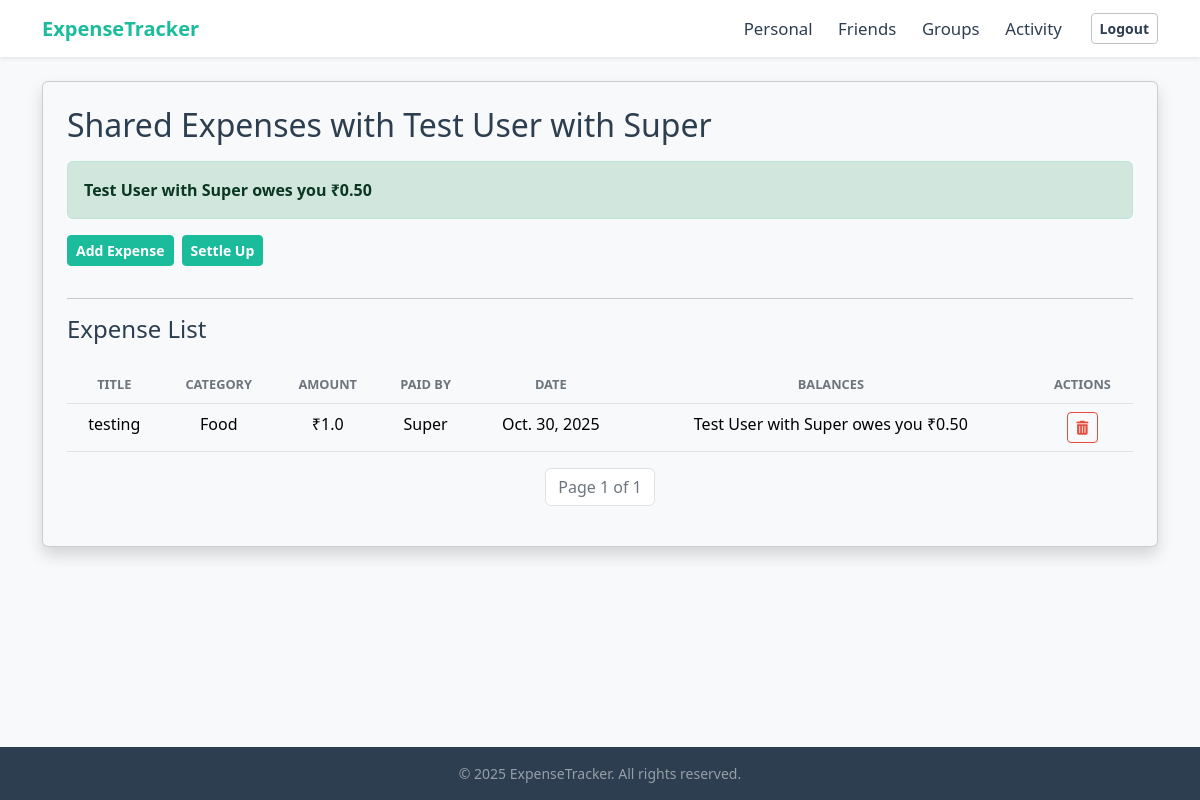
Screenshot of /tracker/friend_details/14/ (signed in) with the database file from the repository.
### tracker/models.py (models this page shows, shortened)
class UserRegistration(models.Model):
    name = models.CharField(max_length=100)
    email = models.CharField(max_length=100,unique=True)
    password = models.CharField(max_length=100)

class FriendExpense(models.Model):
    user = models.ForeignKey(UserRegistration, on_delete=models.CASCADE, related_name='friend_expense_owner')
    friend_user = models.ForeignKey(UserRegistration, on_delete=models.CASCADE, related_name='friend_expense_friend')
    title = models.CharField(max_length=200)
    amount = models.FloatField()
    category = models.CharField(max_length=80)
    date = models.DateField(auto_now_add=True)
    description = models.TextField(blank=True,null=True)
    paid_by = models.ForeignKey(UserRegistration, on_delete=models.CASCADE, related_name='paid_expenses',blank=True,null=True)
    amount_owed = models.FloatField(default=0) #Amount the user owes
    group = models.ForeignKey('Groups', on_delete=models.SET_NULL, blank=True, null=True, related_name="payments")

### tracker/views.py (the view)
# urls.py: path('friend_details/<int:friend_id>/',views.friend_details, name='friend_details'),
def friend_details(request, friend_id):
    if 'username' not in request.session:
        messages.error(request, "Please log in to access this page.")
        return redirect('login')
    user_id = request.session.get('user_id')
    user = get_object_or_404(UserRegistration, id=user_id)
    friend = get_object_or_404(UserRegistration, id=friend_id)
    all_expenses = FriendExpense.objects.filter(
        user=user,
        friend_user=friend
    ).order_by('-date')
    total_balance = all_expenses.aggregate(total=Sum('amount_owed'))['total'] or Decimal('0.00')
    total_expenses_sum = all_expenses.aggregate(total=Sum('amount'))['total'] or 0
    paginator = Paginator(all_expenses, 10) # 10 expenses per page
    page_number = request.GET.get('page')
    expenses_page_obj = paginator.get_page(page_number)
    context = {
        'friend': friend,
        'expenses_page_obj': expenses_page_obj, # Pass the paginated object
        'total_expenses': total_expenses_sum,
        'total_balance': total_balance,       # Pass the correct, simple balance
        'user': user,
    }
    return render(request, 'tracker/friend_details.html', context)

### tracker/templates/tracker/friend_details.html (shortened to what this page needs)
{% extends 'tracker/base.html' %}
{% load static %}
{% block content %}
<div class="card shadow p-4 mt-4">
    <h2 class="mb-0 fw-light">Shared Expenses with {{ friend.name }}</h2>
    {% if total_balance > 0.01 %}
        <div class="alert alert-success bg-success-subtle text-success-emphasis border border-success border-opacity-10 rounded mt-3" role="alert">
            <strong>{{ friend.name }} owes you ₹{{ total_balance|floatformat:2 }}</strong>
        </div>
    {% elif total_balance < -0.01 %}
        <div class="alert alert-danger bg-danger-subtle text-danger-emphasis border border-danger border-opacity-10 rounded mt-3" role="alert">
            <strong>You owe {{ friend.name }} ₹{{ total_balance|floatformat:2|cut:"-" }}</strong>
        </div>
    {% else %}
        <div class="alert alert-secondary bg-light text-muted border-0 rounded mt-3" role="alert">
            <strong>You are all settled up.</strong>
        </div>
    {% endif %}
    <div class="mb-3 d-flex align-items-center">
        <a href="{% url 'add_expense_with_friend' friend.id %}" class="btn btn-primary btn-sm me-2">Add Expense</a>
        <button type="button" class="btn btn-primary btn-sm" data-bs-toggle="modal" data-bs-target="#settleUpModal">
            Settle Up
        </button>
    </div>
    <hr>
    <h4 class="mb-0 fw-light">Expense List</h4><br>
    <table class="table table-hover">
        <thead class="table-light text-center">
            <tr>
                <th>Title</th>
                <th>Category</th>
                <th>Amount</th>
                <th>Paid By</th>
                <th>Date</th>
                <th>Balances</th>
                <th>Actions</th>
            </tr>
        </thead>
        <tbody>
            {% for expense in expenses_page_obj %}
            <tr>
                <td class="text-center">{{ expense.title }}</td>
                <td class="text-center">{{ expense.category }}</td>
                <td class="text-center">₹{{ expense.amount }}</td>
                <td class="text-center">{{ expense.paid_by.name }}</td>
                <td class="text-center">{{ expense.date }}</td>
                <td class="text-center">
                    {% if expense.amount_owed > 0 %}
                        {{ friend.name }} owes you ₹{{ expense.amount_owed|floatformat:2 }}
                    {% elif expense.amount_owed < 0 %}
                        You owe {{ friend.name }} ₹{{ expense.amount_owed|floatformat:2|cut:"-" }}
                    {% else %}
                        Settled
                    {% endif %}
                </td>
                <td class="text-center align-middle">
                    <form action="{% url 'delete_friend_expense' expense.id %}" method="POST"
                    onsubmit="return confirm('Are you sure you want to delete this expense? This action cannot be undone.');"
                    class="d-inline">
                    <button type="submit" class="btn btn-sm btn-outline-danger" title="Delete Expense">
                        <i class="fas fa-trash-alt"></i>
                    </button>
                    </form>
                </td>
            </tr>
            {% empty %}
                <tr>
                    <td colspan="7" class="text-center">No Expenses added</td>
                </tr>
            {% endfor %}
        </tbody>
    </table>
    <nav aria-label="Expenses navigation">
        <ul class="pagination justify-content-center">
            <li class="page-item disabled">
                <span class="page-link">Page {{ expenses_page_obj.number }} of {{ expenses_page_obj.paginator.num_pages }}</span>
            </li>
        </ul>
    </nav>
</div>
{% endblock %}

### tracker/static/tracker/css/custom.css (style rules this page uses)
:root { --bs-primary: #1ABC9C !important; --bs-primary-rgb: 26, 188, 156 !important; --bs-primary-darker: #16a085; --bs-danger: #E74C3C; --bs-danger-rgb: 231, 76, 60; --bs-danger-darker: #c0392b; --bs-success: #1ABC9C !important; --bs-success-rgb: 26, 188, 156 !important; --bs-info: #3498db; --bs-warning: #f39c12; --bs-body-color: #2C3E50; --bs-body-bg: #F8F9FA; --bs-light: #F8F9FA; --bs-light-rgb: 248, 249, 250; --bs-dark: #2C3E50; --bs-dark-rgb: 44, 62, 80; --bs-white: #FFFFFF; --bs-white-rgb: 255, 255, 255; --bs-card-border-color: transparent; --bs-card-bg: #FFFFFF; --bs-secondary-text-emphasis: #555; --bs-link-color: var(--bs-primary); --bs-link-hover-color: var(--bs-primary-darker); }
body { color: var(--bs-body-color); background-color: var(--bs-body-bg); }
h1, h2, h3, h4, h5, h6 { color: var(--bs-body-color); font-weight: 600; }
a { color: var(--bs-link-color); text-decoration: none; }
.btn { --bs-btn-color: var(--bs-white); --bs-btn-hover-color: var(--bs-white); --bs-btn-active-color: var(--bs-white); --bs-btn-font-weight: 600; }
.btn-primary { --bs-btn-bg: var(--bs-primary); --bs-btn-border-color: var(--bs-primary); --bs-btn-hover-bg: var(--bs-primary-darker); --bs-btn-hover-border-color: var(--bs-primary-darker); --bs-btn-color: #fff; --bs-btn-hover-color: #fff; }
.btn-outline-danger { --bs-btn-color: var(--bs-danger); --bs-btn-border-color: var(--bs-danger); --bs-btn-hover-bg: var(--bs-danger); --bs-btn-hover-border-color: var(--bs-danger); --bs-btn-hover-color: #fff; }
.card .pagination .page-link, .container .pagination .page-link { color: var(--bs-primary) !important; border-color: #dee2e6 !important; background-color: var(--bs-white) !important; box-shadow: none !important; }
.card .pagination .page-item.disabled .page-link, .container .pagination .page-item.disabled .page-link { color: #6c757d !important; background-color: var(--bs-white) !important; border-color: #dee2e6 !important; }
.table thead th { color: #6c757d; font-size: 0.8rem; text-transform: uppercase; border-bottom: 1px solid #dee2e6; font-weight: 600; }

### rows the page displays
UserRegistration: name "Test User with Super"
FriendExpense: title "testing", category "Food", amount "1.0", paid_by.name "Super", date "Oct. 30, 2025", amount_owed "0.50"

### other values shown
{{ total_balance|floatformat:2 }} "0.50"
{{ expenses_page_obj.number }} "1"
{{ expenses_page_obj.paginator.num_pages }} "1"
